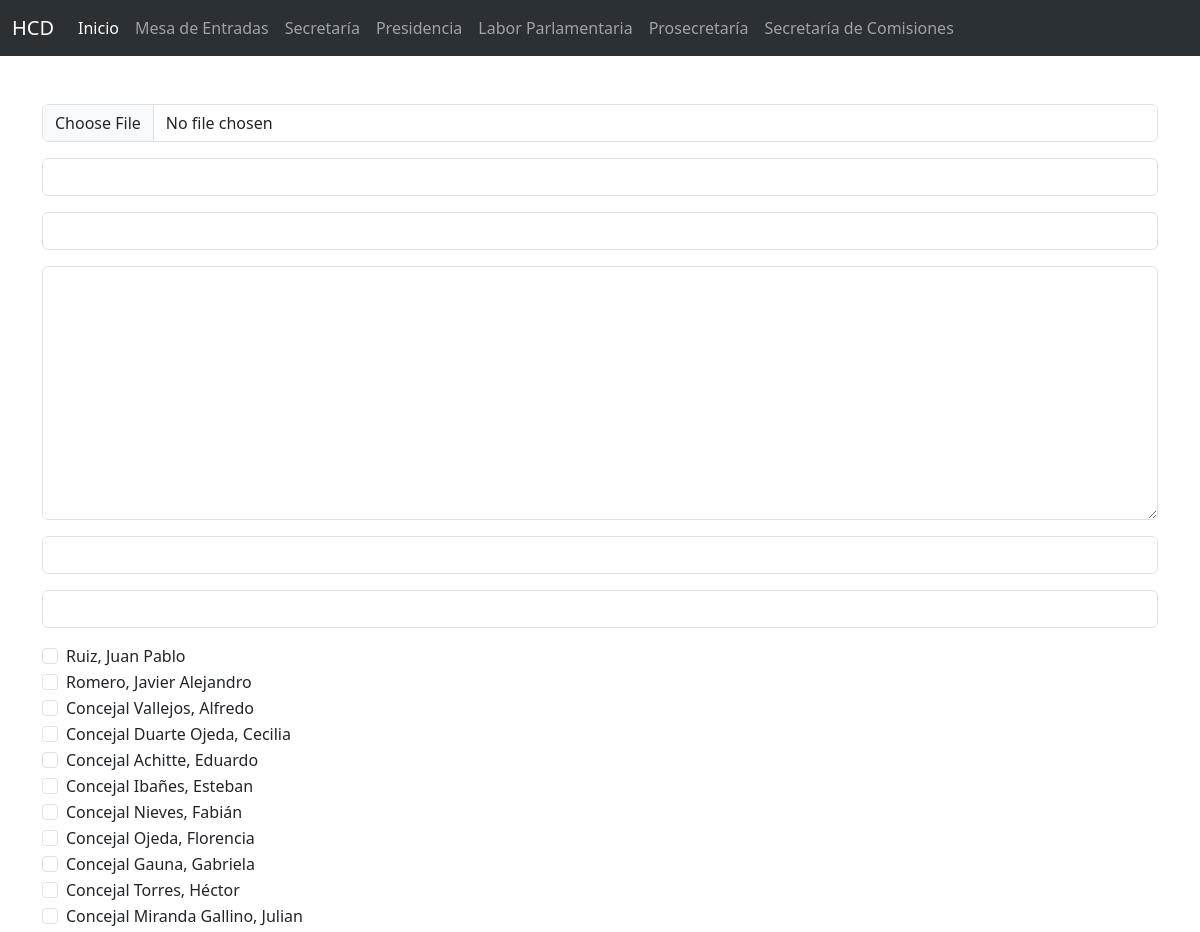
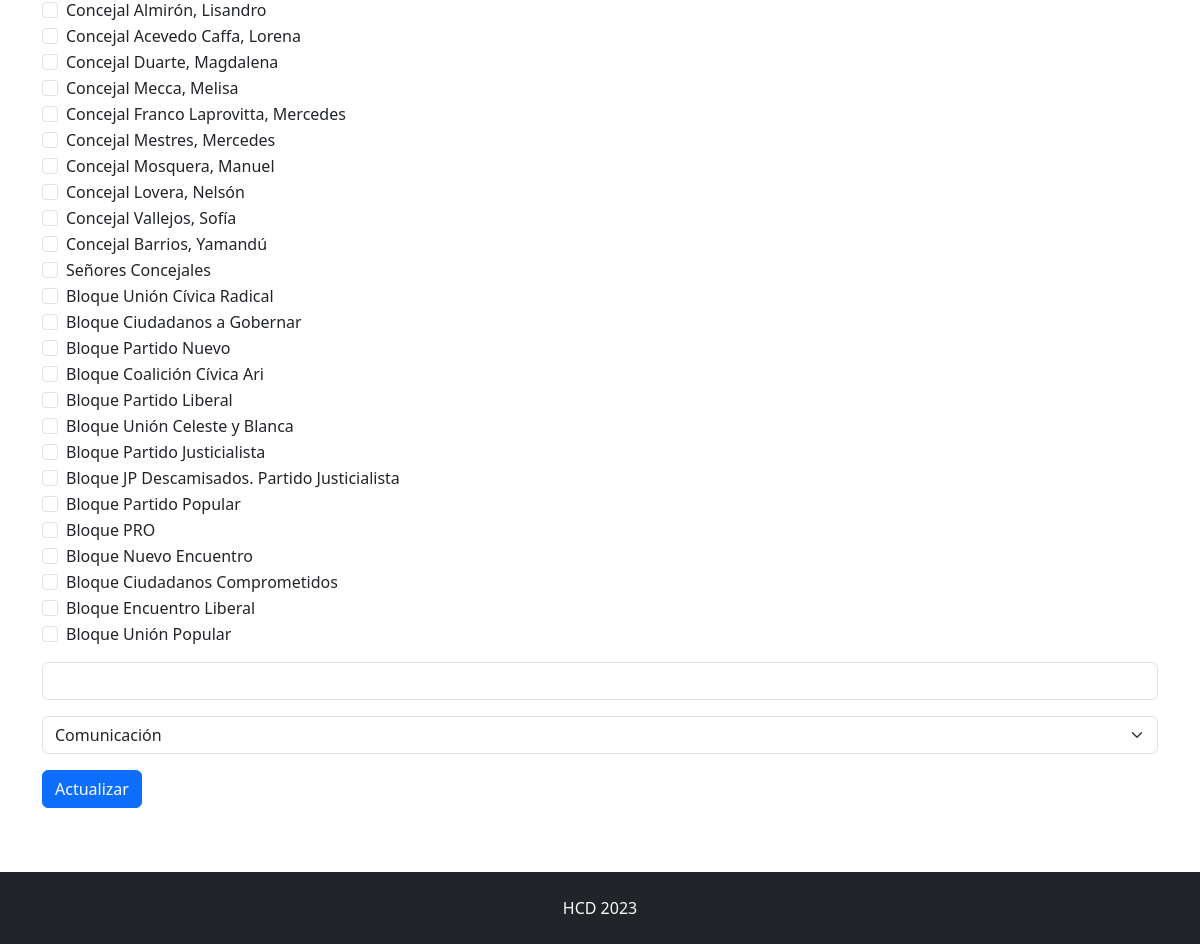
Screenshot of /mesa/editar.php with the database file from the repository (2 pictures, top to bottom).
### tables this page shows
CREATE TABLE `usuarios` (
  `id` int(133) NOT NULL,
  `correo` varchar(255) DEFAULT NULL,
  `clave` varchar(255) DEFAULT NULL,
  `nombre` varchar(255) DEFAULT NULL,
  `categoria` varchar(255) DEFAULT NULL,
  `creado` datetime DEFAULT NULL,
  `editado` datetime DEFAULT NULL
);

### mesa/editar.php (the view, shortened to what this page needs)
<?php include('../cabecera.php'); ?>
<?php include('../menu.php'); ?>
<?php
$id = $_GET['id'];
$consulta = mysqli_query($conexion, "SELECT * FROM mesa WHERE id = '$id'");
$campo = mysqli_fetch_assoc($consulta);
?>
    <main class="container my-5">
        <form method="post" action="actualizar" enctype="multipart/form-data">
            <div class="mb-3">
                <input type="file" name="archivo" class="form-control">
            </div>
            <div class="mb-3">
                <input type="text" name="expte" class="form-control" value="<?php echo $campo['expte']; ?>">
            </div>
            <div class="mb-3">
                <input type="text" name="adjunto" class="form-control" value="<?php echo $campo['adjunto']; ?>">
            </div>
            <div class="mb-3">
                <textarea name="extracto" class="form-control" cols="30" rows="10"><?php echo $campo['extracto']; ?></textarea>
            </div>
            <div class="mb-3">
                <input type="text" name="letra" class="form-control" value="<?php echo $campo['letra']; ?>">
            </div>
            <div class="mb-3">
                <input type="number" name="paginas" class="form-control" value="<?php echo $campo['paginas']; ?>">
            </div>
            <div class="mb-3">
                <?php
                $usuarios = mysqli_query($conexion, "SELECT * FROM usuarios");
                $seleccionados = explode(" - ", $campo['autor']);
                while ($fila = mysqli_fetch_assoc($usuarios)) {
                    if (in_array($fila['nombre'], $seleccionados)) {
                        echo '<div class="form-check"><input type="checkbox" name="autor[]" class="form-check-input" id="autor" value="'.$fila['nombre'].'" checked><label class="form-check-label" for="autor">'.$fila['nombre'].'</label></div>';
                    } else {
                        echo '<div class="form-check"><label class="form-check-label"><input type="checkbox" name="autor[]" class="form-check-input" id="autor" value="'.$fila['nombre'].'"><label class="form-check-label" for="autor">'.$fila['nombre'].'</label></div>';
                    }
                }
                ?>
            </div>
            <div class="mb-3">
                <input type="text" name="estado" class="form-control" value="<?php echo $campo['estado']; ?>">
            </div>
            <div class="mb-3">
                <select name="tipo" class="form-select">
                    <?php
                    $opciones = array("Comunicación", "Ordenanza", "Resolución", "Declaración");
                    $tipo = $campo['tipo'];
                    foreach ($opciones as $opcion) {
                        echo '<option value="' . $opcion . '"';
                        if ($opcion == $tipo) {
                            echo ' selected';
                        }
                        echo '>' . $opcion . '</option>';
                    }
                    ?>
                </select>
            </div>
            <div class="mb-3">
                <input type="submit" value="Actualizar" class="btn btn-primary">
            </div>
        </form>
    </main>
<?php include('../pie.php'); ?>

### css/estilo.css (style rules this page uses)
html { height: 100%; }
body { display: flex; flex-direction: column; min-height: 100%; }

### rows the page displays
usuarios: nombre "Ruiz, Juan Pablo"
usuarios: nombre "Romero, Javier Alejandro"
usuarios: nombre "Concejal Vallejos, Alfredo"
usuarios: nombre "Concejal Duarte Ojeda, Cecilia"
usuarios: nombre "Concejal Achitte, Eduardo"
usuarios: nombre "Concejal Ibañes, Esteban"
usuarios: nombre "Concejal Nieves, Fabián"
usuarios: nombre "Concejal Ojeda, Florencia"
usuarios: nombre "Concejal Gauna, Gabriela"
usuarios: nombre "Concejal Torres, Héctor"
usuarios: nombre "Concejal Miranda Gallino, Julian"
usuarios: nombre "Concejal Almirón, Lisandro"
usuarios: nombre "Concejal Acevedo Caffa, Lorena"
usuarios: nombre "Concejal Duarte, Magdalena"
usuarios: nombre "Concejal Mecca, Melisa"
usuarios: nombre "Concejal Franco Laprovitta, Mercedes"
usuarios: nombre "Concejal Mestres, Mercedes"
usuarios: nombre "Concejal Mosquera, Manuel"
usuarios: nombre "Concejal Lovera, Nelsón"
usuarios: nombre "Concejal Vallejos, Sofía"
usuarios: nombre "Concejal Barrios, Yamandú"
usuarios: nombre "Señores Concejales"
usuarios: nombre "Bloque Unión Cívica Radical"
usuarios: nombre "Bloque Ciudadanos a Gobernar"
usuarios: nombre "Bloque Partido Nuevo"
usuarios: nombre "Bloque Coalición Cívica Ari"
usuarios: nombre "Bloque Partido Liberal"
usuarios: nombre "Bloque Unión Celeste y Blanca"
usuarios: nombre "Bloque Partido Justicialista"
usuarios: nombre "Bloque JP Descamisados. Partido Justicialista"
usuarios: nombre "Bloque Partido Popular"
usuarios: nombre "Bloque PRO"
usuarios: nombre "Bloque Nuevo Encuentro"
usuarios: nombre "Bloque Ciudadanos Comprometidos"
usuarios: nombre "Bloque Encuentro Liberal"
usuarios: nombre "Bloque Unión Popular"

### other values shown
form field tipo "Comunicación"
